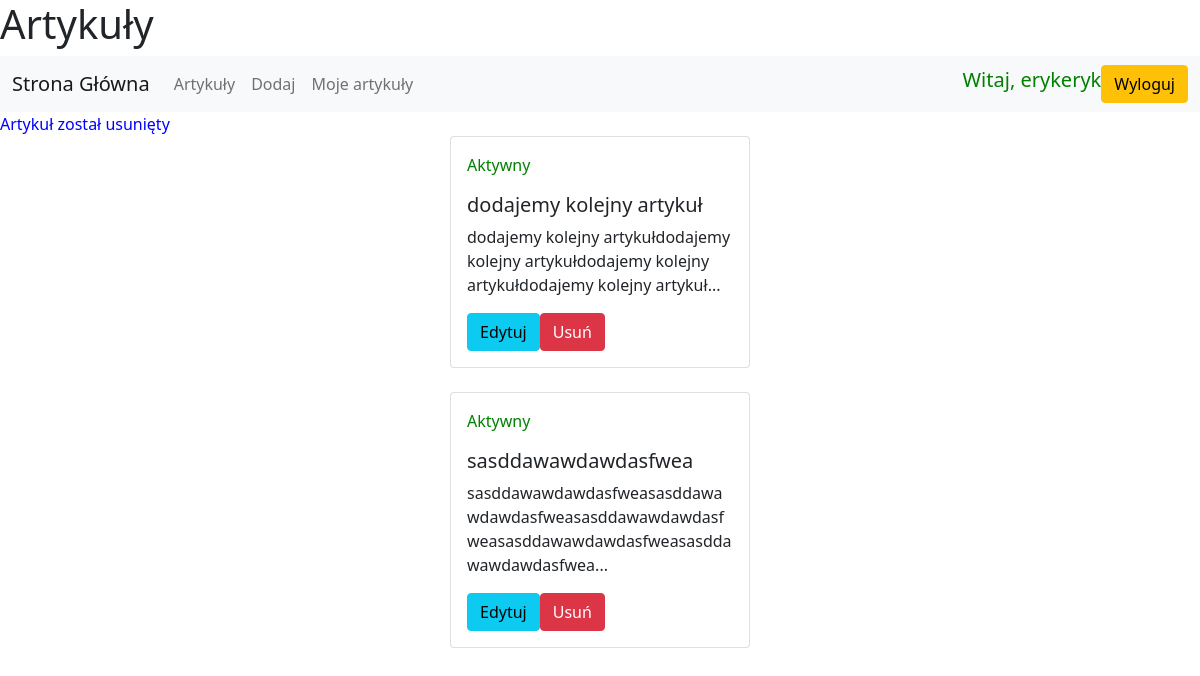
The app's page /pages/my_articles.php?ID=11 (signed in) with its own data.
### tables this page shows
CREATE TABLE `article` (
  `ID` int(11) NOT NULL,
  `Title` varchar(50) NOT NULL,
  `Content` mediumtext NOT NULL,
  `Stat` tinyint(1) NOT NULL,
  `User_ID` int(11) NOT NULL
);

### pages/my_articles.php (the view, shortened to what this page needs)
<html>
<?php require '../components/head.php' ?>
<body>
    <header>
        <h1>Artykuły</h1>
    </header>
    <?php require '../components/nav.php' ?>
    <section>
        <span style="color:blue">
            <?php
            if (isset($_SESSION['del_art'])) {
                echo $_SESSION['del_art'];
            }
            ?>
        </span>
        <?php
        require_once "../components/connect.php";
        $conn = new mysqli($host, $db_user, $db_pass, $db_name);
        $all_articles = $conn->query('SELECT ID,Title,Content,Stat FROM article where User_ID = ' . $_SESSION["user_id"]);
        if ($all_articles->num_rows > 0) {
            while ($art = $all_articles->fetch_assoc()) {
                echo '<div class="card w-25 m-auto" style="width: 18rem;">
                <div class="card-body">';
                if ($art['Stat'] == 1) {
                    echo "<span style='color:green'> <p>Aktywny</p></span>";
                } else {
                    echo "<span style='color:red'> <p>Do Usunięcia</p></span>";
                }
                echo '<h5 class="card-title">' . $art["Title"] . "</h5>";
                echo '<p class="card-text">' . substr($art["Content"], 0, 100) . "...</p>";
                echo '<a href="./edit_article.php?id=' . $art["ID"] . '" class="btn btn-info">Edytuj</a>';
                echo '<a href="./my_articles.php?ID=' . $art["ID"] . '" class="btn btn-danger">Usuń</a></div></div>';
                echo '<br>';
            }
        }
        ?>
    </section>
</body>
</html>

### records on screen
article: Stat "Aktywny", Title "dodajemy kolejny artykuł", Content "dodajemy kolejny artykułdodajemy kolejny artykułdodajemy kolejny artykułdodajemy kolejny artykuł"
article: Stat "Aktywny", Title "sasddawawdawdasfwea", Content "sasddawawdawdasfweasasddawawdawdasfweasasddawawdawdasfweasasddawawdawdasfweasasddawawdawdasfwea"

### other values on screen
$_SESSION["user"] "erykeryk"
$_SESSION['del_art'] "Artykuł został usunięty"
